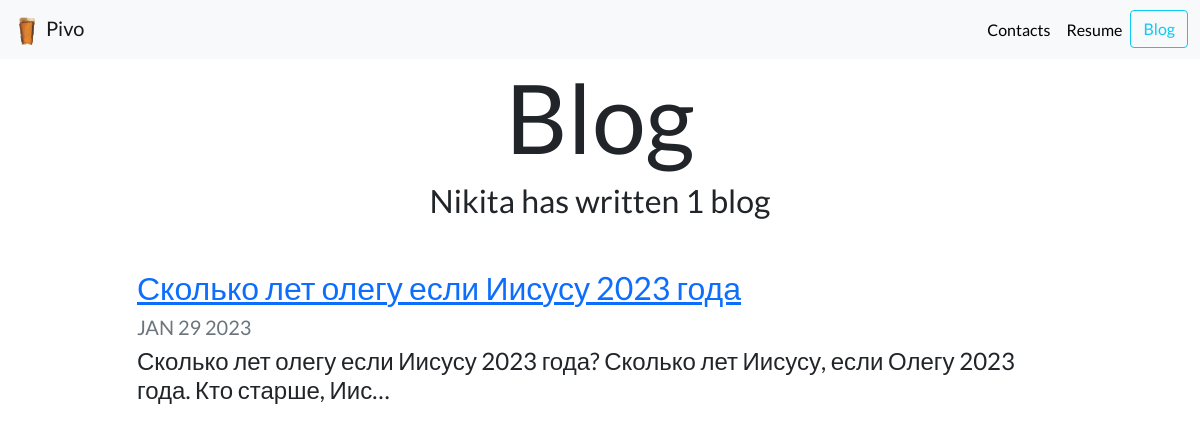
Screenshot of /blog/ with the database file from the repository.
### blog/models.py (models this page shows, shortened)
class Blog(models.Model):
    title = models.CharField(max_length=100)
    date = models.DateField()
    description = models.TextField()

### blog/views.py (the view)
# urls.py: path('', views.all_blogs, name= "all_blogs"),
def all_blogs(request):
    blogs = Blog.objects.order_by('-date')[:5]
    return render(request, 'blog/all_blogs.html', {'blogs': blogs})

### blog/templates/blog/all_blogs.html
{% extends 'portfolio/base.html' %}
{% block content %}
<h1 id="blogtitle" class="font-weight-bold text-center">Blog</h1>
<h2 class="text-center mb-5">Nikita has written {{ blogs.count }} blog{{ blogs.count|pluralize }}</h2>
{% for blog in blogs %}
<div class="row justify-content-center my-3">
    <div class="col-md-10">
        <a href="{% url 'blog:detail' blog.id %}">
            <h2>{{ blog.title }}</h2>
        </a>
        <h5 class="text-muted">{{ blog.date|date:'M d Y'|upper }}</h5>
        <h4>{{ blog.description|striptags|truncatechars:100 }}</h4>
    </div>
</div>
{% endfor %}
{% endblock %}

### portfolio/static/portfolio/custom.css (style rules this page uses)
body { font-family: 'Lato', sans-serif; }
#blogtitle { font-size: 6rem; }

### rows the page displays
Blog: title "Сколько лет олегу если Иисусу 2023 года", date "JAN 29 2023", description "Сколько лет олегу если Иисусу 2023 года? Сколько лет Иисусу, если Олегу 2023 года. Кто старше, Иис…"

### other values shown
{{ blogs.count }} "1"
